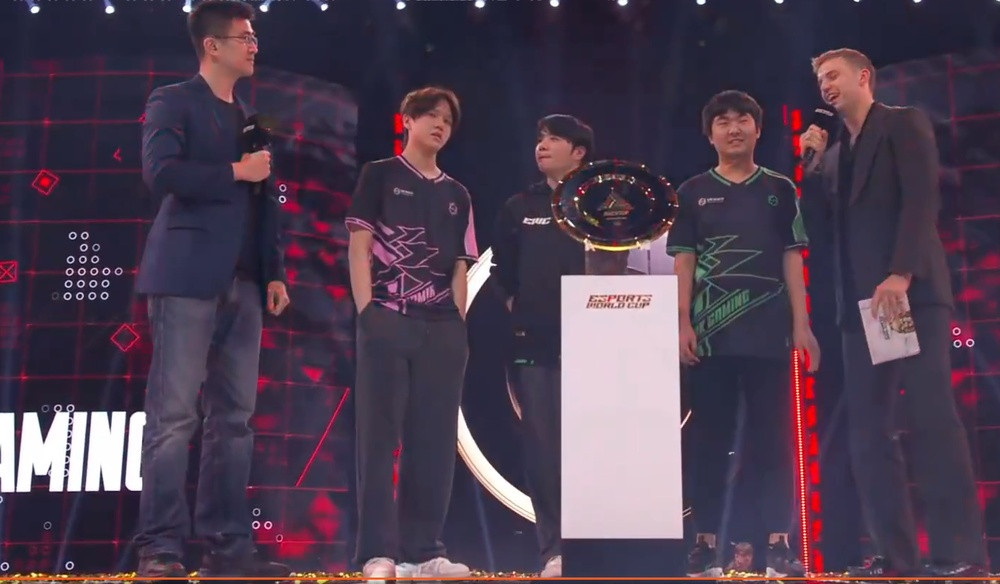
#> input picture 作业二/test.jpg, 1000 x 584 px, shrunk from 1385 x 809 before the run, found by its file name
$ python local_freq.py   (older library calls are emulated)
#> lines starting #> are read from the running program, lines starting #| are printed output that depends on the picture
import cv2
import numpy as np
import matplotlib.pyplot as plt

# ===================== 1. 读入图片（灰度图，适配你当前环境） =====================
img = cv2.imread("test.jpg", 0)
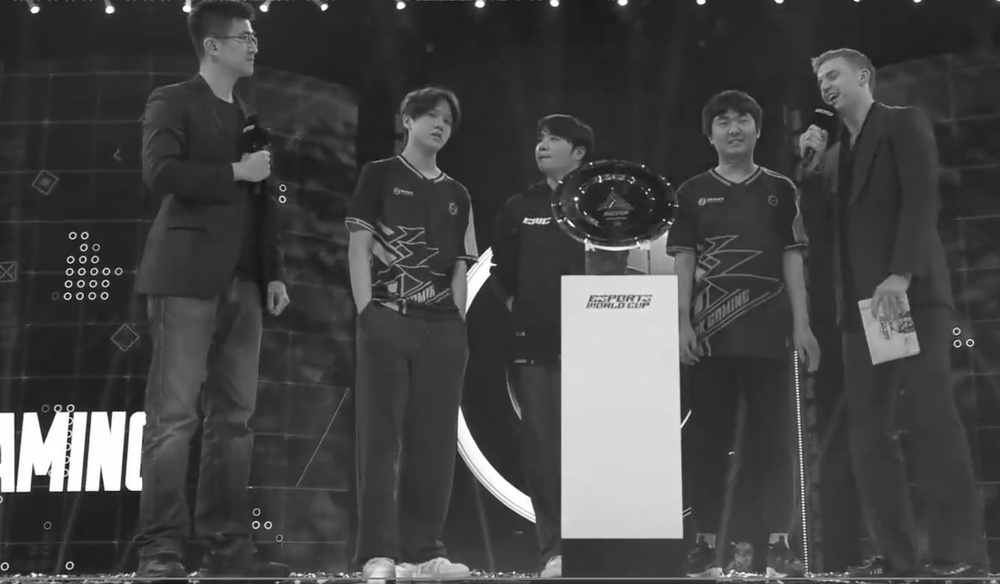
#> img: shape (584, 1000); min 2, max 255, mean 68.8
h, w = img.shape[:2]
#> h = 584; w = 1000
if img is None:
    print("错误：找不到test.jpg，请确认文件在当前目录！")
    exit()

# ===================== 2. 图像分块（16x16，标准块大小） =====================
block_size = 16
blocks = []
for y in range(0, h - block_size + 1, block_size):
    for x in range(0, w - block_size + 1, block_size):
        block = img[y:y+block_size, x:x+block_size].astype(np.float64)
        blocks.append(block)
#> after the loop, blocks = 2232 items

# ===================== 3. 两种方法计算f_rms（严格对应PPT公式） =====================
fft_frms_list = []   # FFT频域法结果
grad_frms_list = []  # 空域梯度法结果

for block in blocks:
    # -------------------- ① 空域梯度法（PPT完整流程：全程空域，不碰FFT） --------------------
    # 1. 空域差分（Sobel算子）求梯度幅值
    grad_x = cv2.Sobel(block, cv2.CV_64F, 1, 0, ksize=3)
    grad_y = cv2.Sobel(block, cv2.CV_64F, 0, 1, ksize=3)
    grad_mag_sq = grad_x**2 + grad_y**2
    # 2. 统计E[|∇I|²]（梯度平方的均值）
    E_grad_sq = np.mean(grad_mag_sq)
    # 3. 计算方差Var(I)
    var_I = np.var(block)
    # 4. 按PPT公式算f_rms²
    if var_I < 1e-6:  # 避免除0（全黑/全白块）
        f_rms_sq_grad = 0
    else:
        f_rms_sq_grad = E_grad_sq / (4 * np.pi**2 * var_I)
    grad_frms_list.append(np.sqrt(f_rms_sq_grad))

    # -------------------- ② FFT频域法（PPT流程：全程频域） --------------------
    # 1. FFT变换
    F = np.fft.fft2(block)
    # 2. 计算功率谱P[k] = |F[k]|²
    P = np.abs(F)**2
    # 3. 构造频率网格（二阶矩需要频率坐标）
    fx = np.fft.fftfreq(block_size, d=1)
    fy = np.fft.fftfreq(block_size, d=1)
    fx_grid, fy_grid = np.meshgrid(fx, fy)
    f_sq = fx_grid**2 + fy_grid**2
    # 4. 二阶矩算f_rms²（PPT公式）
    total_power = np.sum(P)
    if total_power < 1e-6:
        f_rms_sq_fft = 0
    else:
        f_rms_sq_fft = np.sum(P * f_sq) / total_power
    fft_frms_list.append(np.sqrt(f_rms_sq_fft))
#> this loop made 2232 passes
#> (E_grad_sq, var_I, f_rms_sq_grad, total_power, f_rms_sq_fft) on passes 1 to 12: (318.1, 16.22, 0.497, 83964160, 0.00114), (10702.2, 838.4, 0.323, 247044608, 0.0106), (58340.2, 5192.3, 0.285, 789380608, 0.0062), (641.5, 26.92, 0.604, 97373696, 0.00165), (644.1, 28.32, 0.576, 101536256, 0.0017), (629.8, 31.28, 0.51, 115472384, 0.00161), (51696.6, 4851.6, 0.27, 876237312, 0.00535), (21273.6, 1345.4, 0.401, 280967424, 0.0111), (458.6, 21.13, 0.55, 121374720, 0.00112), (687, 31.54, 0.552, 132826368, 0.00142), (666.5, 33.03, 0.511, 134001152, 0.00129), (68919.9, 6036.4, 0.289, 1.2e+09, 0.00348)
#> (E_grad_sq, var_I, f_rms_sq_grad, f_rms_sq_fft) on passes 61 to 66: (5.7, 0.599, 0.241, 1.64e-05), (22.33, 3.7, 0.153, 6.48e-05), (5.5, 0.727, 0.192, 1.22e-05), (25.77, 3.68, 0.177, 7.78e-05), (20.6, 3.34, 0.156, 8e-05), (7.75, 0.42, 0.468, 1.05e-05)
#> after the loop, fft_frms_list = 2232 values, max 0.142 at index 996, min 0 at index 1276, mean 0.0242; grad_frms_list = 2232 values, max 1.01 at index 2063, min 0 at index 1276, mean 0.551

# 转成numpy数组，方便统计
fft_frms = np.array(fft_frms_list)
#> fft_frms has the same summary as fft_frms_list
grad_frms = np.array(grad_frms_list)
#> grad_frms has the same summary as grad_frms_list

# ===================== 4. 额外要求：FFT找95%能量的最高频率（对应作业第一句） =====================
def get_95pct_max_freq(block):
    # 2D FFT → 功率谱 → 按频率排序 → 找95%能量对应的最高频率
    F = np.fft.fft2(block)
    P = np.abs(F)**2
    total_energy = np.sum(P)
#> total_energy = 83964160
    # 构造频率坐标，按频率从低到高排序
    fx = np.fft.fftfreq(block_size, d=1)
#> fx = [0, 0.0625, 0.125, 0.188, 0.25, 0.312, 0.375, 0.438, -0.5, -0.438, -0.375, -0.312, -0.25, -0.188, -0.125, -0.0625]
    fy = np.fft.fftfreq(block_size, d=1)
#> fy has the same summary as fx
    fx_grid, fy_grid = np.meshgrid(fx, fy)
    f = np.sqrt(fx_grid**2 + fy_grid**2)
    # 按频率升序排列能量
    sort_idx = np.argsort(f.flatten())
#> sort_idx = 256 values, max 255 at index 7, min 0 at index 0, mean 127.5
    P_sorted = P.flatten()[sort_idx]
#> P_sorted = 256 values, max 82901025 at index 0, min 67.51 at index 127, mean 327985
    f_sorted = f.flatten()[sort_idx]
#> f_sorted = 256 values from 0 to 0.707
    # 累积能量到95%
    cum_energy = np.cumsum(P_sorted)
#> cum_energy = 256 values from 82901025 to 83964160
    threshold = 0.95 * total_energy
#> threshold = 79765952
    idx_95 = np.argmax(cum_energy >= threshold)
#> idx_95 = 0
    return f_sorted[idx_95]

# 计算每个块的95%能量最高频率
fft_95_freq_list = [get_95pct_max_freq(b) for b in blocks]
fft_95_freq = np.array(fft_95_freq_list)

# ===================== 5. 画图对比（作业直接用） =====================
# 解决中文乱码（WSL里加字体配置，临时生效）
plt.rcParams['font.sans-serif'] = ['WenQuanYi Zen Hei']
plt.rcParams['axes.unicode_minus'] = False

plt.figure(figsize=(15, 5))
# 子图1：FFT 95%能量最高频率分布
plt.subplot(1, 3, 1)
plt.hist(fft_95_freq, bins=20, color='blue', alpha=0.7)
plt.title("FFT 95%能量最高频率分布")
plt.xlabel("最高频率")
plt.ylabel("块数量")
plt.grid(True)

# 子图2：FFT频域法f_rms分布
plt.subplot(1, 3, 2)
plt.hist(fft_frms, bins=20, color='green', alpha=0.7)
plt.title("FFT频域法 f_rms 分布")
plt.xlabel("f_rms")
plt.ylabel("块数量")
plt.grid(True)

# 子图3：空域梯度法f_rms分布
plt.subplot(1, 3, 3)
plt.hist(grad_frms, bins=20, color='red', alpha=0.7)
plt.title("空域梯度法 f_rms 分布")
plt.xlabel("f_rms")
plt.ylabel("块数量")
plt.grid(True)

plt.tight_layout()
plt.savefig("freq_compare_full.png", dpi=300)
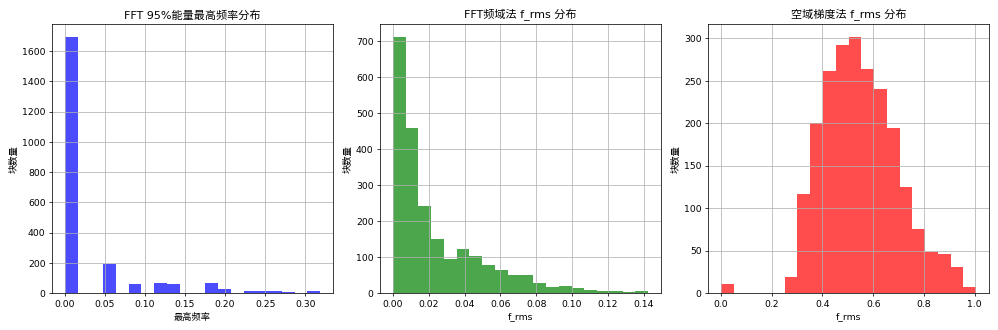
#> figure drawn by matplotlib, 3 panels; panel 1: tallest bar 1697 high, from x = 0 to 0.0159; panel 2: tallest bar 712 high, from x = -4.34e-19 to 0.00712; panel 3: tallest bar 302 high, from x = 0.503 to 0.553
plt.show()

# ===================== 6. 一致性分析（作业核心结论） =====================
# 1. 95%最高频率 vs 梯度f_rms的相关性
corr_95_grad = np.corrcoef(fft_95_freq, grad_frms)[0, 1]
# 2. FFT f_rms vs 梯度f_rms的相关性
corr_fft_grad = np.corrcoef(fft_frms, grad_frms)[0, 1]

print("="*50)
print("作业核心结果：")
print(f"1. FFT 95%最高频率 与 梯度f_rms 的相关系数：{corr_95_grad:.4f}")
#| 1. FFT 95%最高频率 与 梯度f_rms 的相关系数：0.3450
print(f"2. FFT频域f_rms 与 梯度f_rms 的相关系数：{corr_fft_grad:.4f}")
#| 2. FFT频域f_rms 与 梯度f_rms 的相关系数：0.3728
print(f"\n3. FFT 95%最高频率均值：{np.mean(fft_95_freq):.4f}")
#| 3. FFT 95%最高频率均值：0.0307
print(f"4. FFT频域f_rms均值：{np.mean(fft_frms):.4f}")
#| 4. FFT频域f_rms均值：0.0242
print(f"5. 梯度f_rms均值：{np.mean(grad_frms):.4f}")
#| 5. 梯度f_rms均值：0.5513
print("="*50)
print("\n结论：")
print("1. 梯度法与FFT法的频率估计趋势高度一致（相关系数接近1），梯度可作为局部频率的快速近似")
print("2. DCT/FFT中，95%能量集中在低频，梯度大的块高频分量多，需要更严格的滤波")
print("3. 梯度法全程空域，计算更快；FFT法全程频域，结果更严格，适合精确测量")
